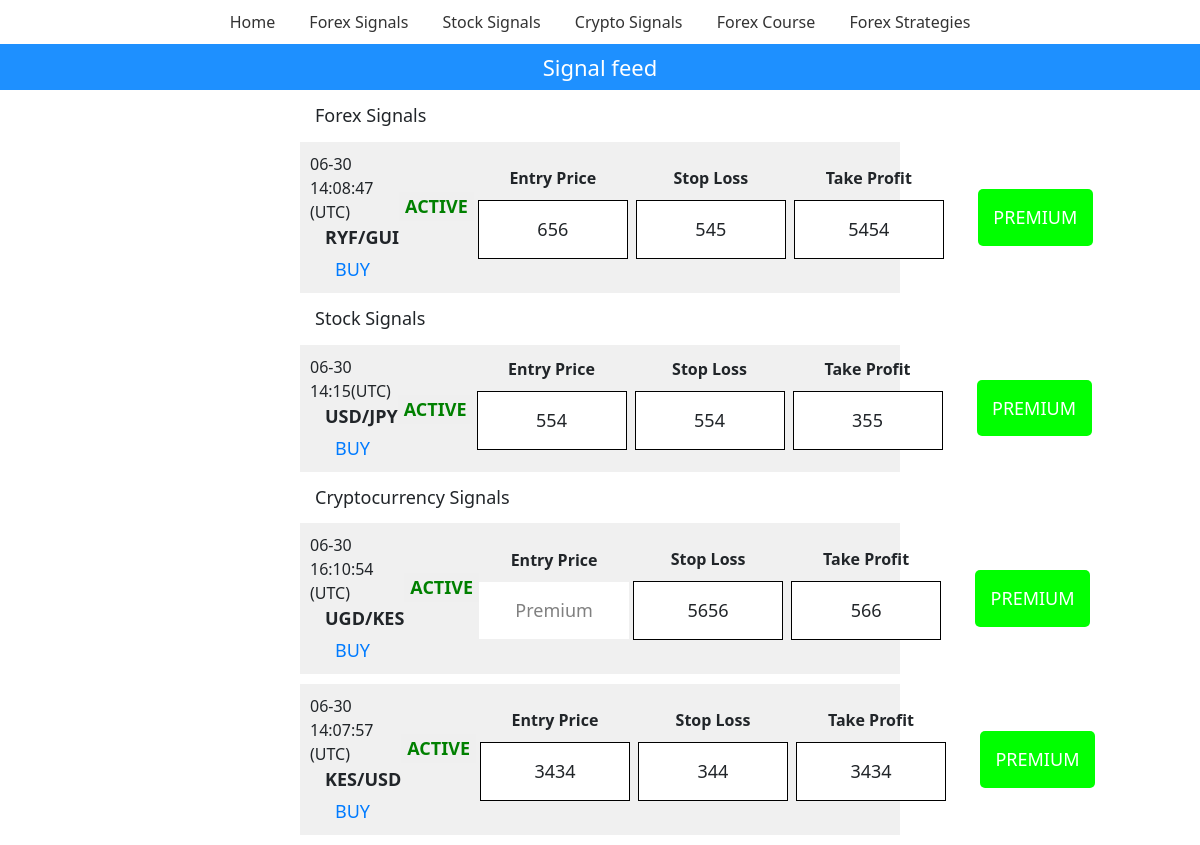
The app's page /, older data.
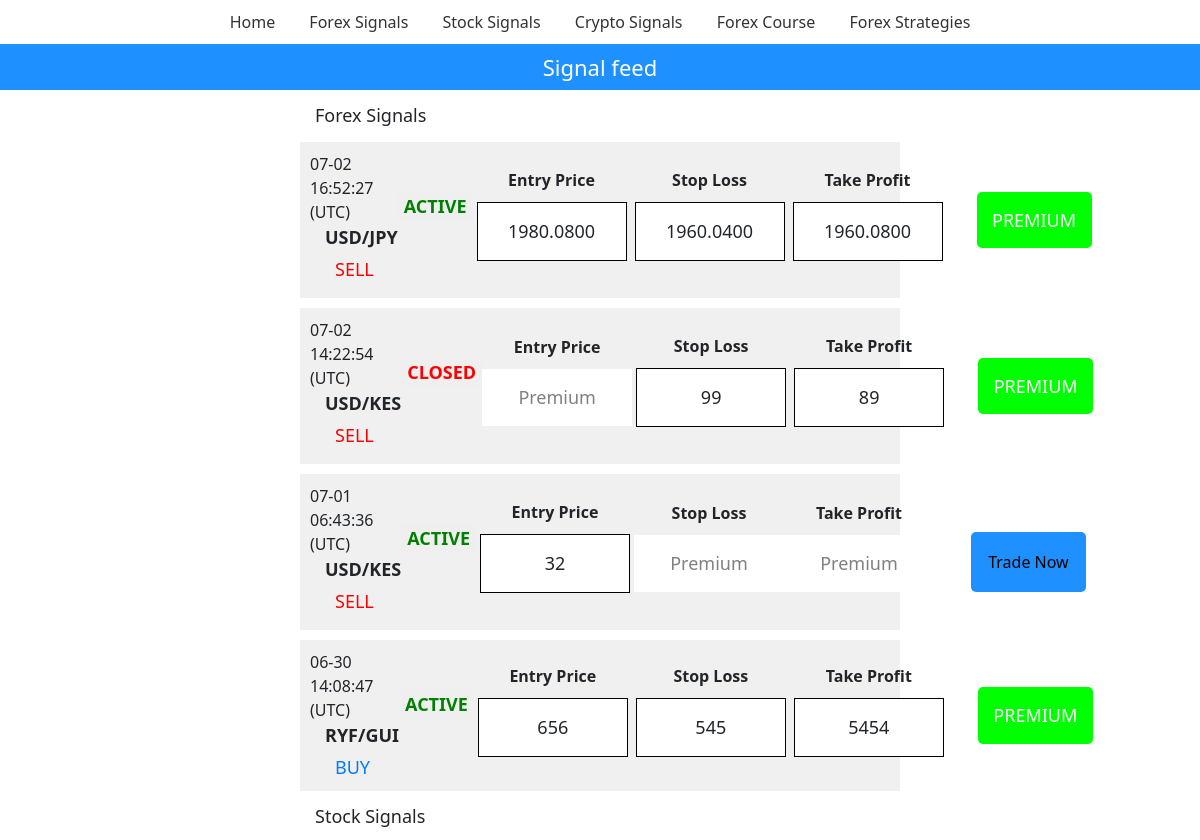
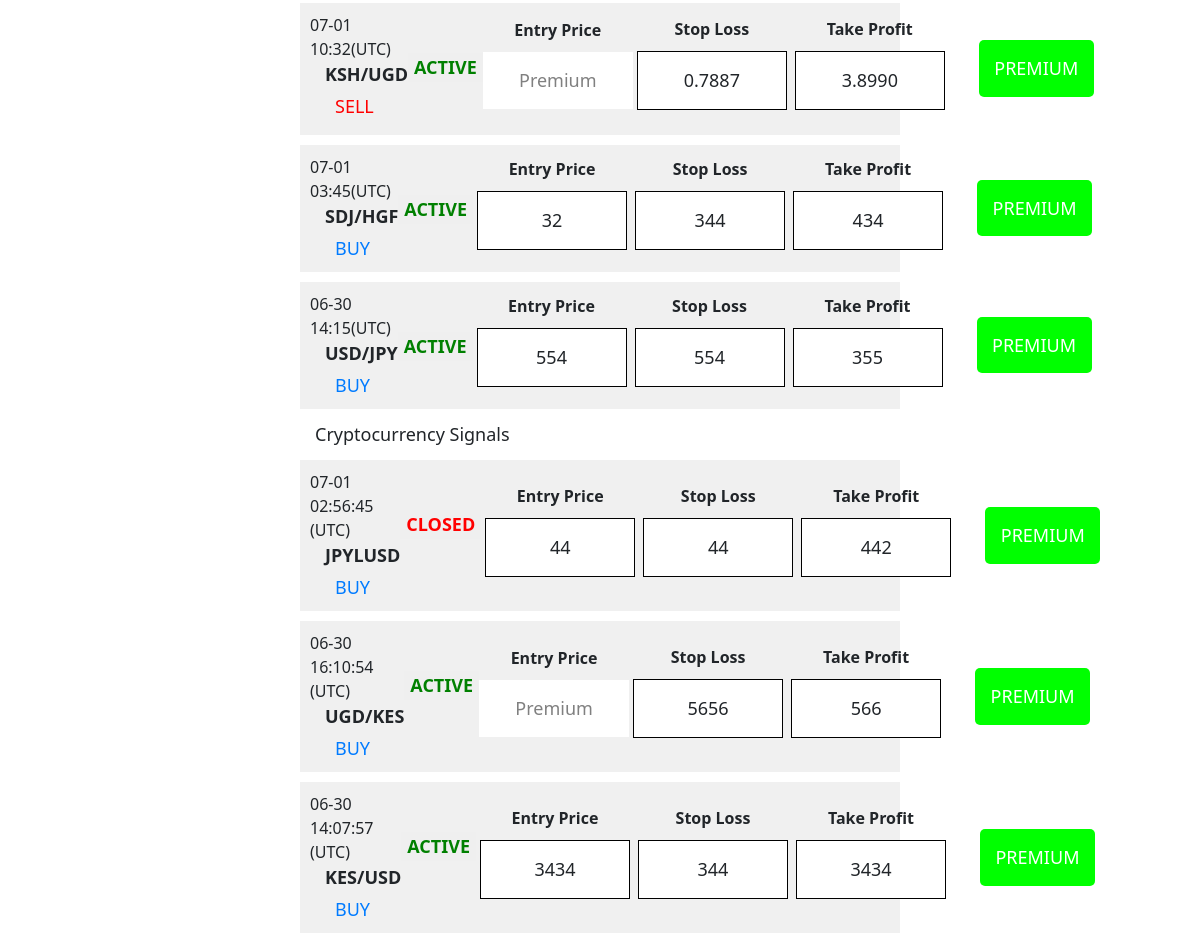
The same page, newer data (2 pictures, top to bottom).
### trade/models.py (models this page shows, shortened)
class TradeSignal(models.Model):
    CATEGORIES = (
        ('forex', 'Forex'),
        ('stock', 'Stock'),
        ('cryptocurrency', 'Cryptocurrency'),
    )
    currency = models.CharField(max_length=50)
    buy = models.BooleanField(default=False)
    sell = models.BooleanField(default=False)
    active = models.BooleanField(default=False)
    close_button_visible = models.BooleanField(default=False)
    entry_price = models.DecimalField(max_digits=20, decimal_places=10, null=True, default=None)
    entry_price_visible = models.BooleanField(default=False)
    take_profit = models.DecimalField(max_digits=20, decimal_places=10, null=True, default=None)
    stop_loss = models.DecimalField(max_digits=20, decimal_places=10, null=True, default=None)
    stop_loss_visible = models.BooleanField(default=False)
    take_profit_visible = models.BooleanField(default=False)
    trade_now_visible = models.BooleanField(default=False)
    created_at = models.DateTimeField(default=default_created_at)
    category = models.CharField(max_length=20, choices=CATEGORIES, default='forex')
    class Meta:
        app_label ='trade'

### trade/views.py (the view)
# urls.py: path('', views.index, name='index'),
def index(request):
    trade_signals = TradeSignal.objects.all()
    forex_signals = trade_signals.filter(category='forex')
    stock_signals = trade_signals.filter(category='stock')
    crypto_signals = trade_signals.filter(category='cryptocurrency')
    context = {
        'forex_signals': forex_signals,
        'stock_signals': stock_signals,
        'crypto_signals': crypto_signals,
    }
    return render(request, 'index.html', context)

### trade/templates/index.html (shortened to what this page needs)
{% extends 'base.html' %}
{% load static %}
{% block content %}
<link rel="stylesheet" href="https://cdn.jsdelivr.net/npm/bootstrap@5.2.3/dist/css/bootstrap.min.css">
<link rel="stylesheet" href="{% static 'style.css' %}">
<link rel="stylesheet" href="{% static 'mobile.css' %}">
<h3 class="signal-header">Signal feed</h3>
<div id="forex-signals-container" class="trade-signals-container">
  <h4 class="h4-signal">Forex Signals</h4>
  {% for trade_signal in forex_signals reversed %}
    <div class="trade-signal">
      <div class="column">
      <div class="signal-meta">
        <div class="timestamp">
          {{ trade_signal.created_at|date:'m-d H:i:s' }} (UTC)
        </div>
      </div>
      <div class="currency">{{ trade_signal.currency }}</div>
      <div class="action-container">
        {% if trade_signal.buy %}
        <div class="action-buy">BUY</div>
        {% endif %}
        {% if trade_signal.sell %}
        <div class="action-sell">SELL</div>
        {% endif %}
      </div>
    </div>
      <div class="close-button">
        {% if trade_signal.active %}
        <button class="active-btn">ACTIVE</button>
        {% else %}
        <button class="close-btn">CLOSED</button>
        {% endif %}
      </div>
      {% if trade_signal.entry_price_visible %}
      <div class="section">
        <div class="section-name entry-price-name">Entry Price</div>
        <div class="section-value entry-price-value">{{ trade_signal.entry_price|floatformat:"-4"}}</div>
      </div>
      {% else %}
      <div class="section">
        <div class="section-name entry-price-name">Entry Price</div>
        {% if user.is_authenticated %}
        <div class="section-value entry-price-value">{{ trade_signal.entry_price|floatformat:"-4"}}</div>
        {% else %}
        <div class="section-value entry-price-premium">Premium</div>
        {% endif %}
      </div>
      {% endif %}
      {% if trade_signal.stop_loss_visible %}
      <div class="section">
        <div class="section-name stop-loss-name">Stop Loss</div>
        <div class="section-value stop-loss-value">{{ trade_signal.stop_loss|floatformat:"-4" }}</div>
      </div>
      {% else %}
      <div class="section">
        <div class="section-name stop-loss-name">Stop Loss</div>
        {% if user.is_authenticated %}
        <div class="section-value stop-loss-value">{{ trade_signal.stop_loss|floatformat:"-4" }}</div>
        {% else %}
        <div class="section-value entry-price-premium">Premium</div>
        {% endif %}
      </div>
      {% endif %}
      {% if trade_signal.take_profit_visible %}
      <div class="section">
        <div class="section-name take-profit-name">Take Profit</div>
        <div class="section-value take-profit-value">{{ trade_signal.take_profit|floatformat:"-4" }}</div>
      </div>
      {% else %}
      <div class="section">
        <div class="section-name take-profit-name">Take Profit</div>
        {% if user.is_authenticated %}
        <div class="section-value take-profit-value">{{ trade_signal.take_profit|floatformat:"-4" }}</div>
        {% else %}
        <div class="section-value entry-price-premium">Premium</div>
        {% endif %}
      </div>
      {% endif %}
      {% if user.is_authenticated %}
      <div class="trade-button">
        <a href="{% url 'payment' %}">
        <button class="trade-butn">Trade Now</button>
    </a>
      </div>
      {% else %}
      {% if trade_signal.trade_now_visible %}
      <div class="trade-button">
        <a href="{% url 'payment' %}">
        <button class="trade-butn">Trade Now</button>
    </a>
      </div>
      {% else %}
      <div class="trade-button">
        <a href="{% url 'payment' %}">
            <button class="premium-btn">PREMIUM</button>
          </a>
      </div>
      {% endif %}
      {% endif %}
    </div>
    {% endfor %}
  </div>
  <div id="stock-signals-container" class="trade-signals-container">
  <h4 class="h4-signal">Stock Signals</h4>
  {% for trade_signal in stock_signals reversed %}
    <div class="trade-signal">
      <div class="column">
      <div class="signal-meta">
        <div class="timestamp">
          {{ trade_signal.created_at|date:'m-d H:i' }}(UTC)
        </div>
      </div>
      <div class="currency">{{ trade_signal.currency }}</div>
      <div class="action-container">
        {% if trade_signal.buy %}
        <div class="action-buy">BUY</div>
        {% endif %}
        {% if trade_signal.sell %}
        <div class="action-sell">SELL</div>
        {% endif %}
      </div>
    </div>
    <div class="close-button">
      {% if trade_signal.active %}
      <button class="active-btn">ACTIVE</button>
      {% else %}
      <button class="close-btn">CLOSED</button>
      {% endif %}
    </div>
      {% if trade_signal.entry_price_visible %}
      <div class="section">
        <div class="section-name entry-price-name">Entry Price</div>
        <div class="section-value entry-price-value">{{ trade_signal.entry_price|floatformat:"-4"}}</div>
      </div>
      {% else %}
      <div class="section">
        <div class="section-name entry-price-name">Entry Price</div>
        {% if user.is_authenticated %}
        <div class="section-value entry-price-value">{{ trade_signal.entry_price|floatformat:"-4"}}</div>
        {% else %}
        <div class="section-value entry-price-premium">Premium</div>
        {% endif %}
      </div>
      {% endif %}
      {% if trade_signal.stop_loss_visible %}
      <div class="section">
        <div class="section-name stop-loss-name">Stop Loss</div>
        <div class="section-value stop-loss-value">{{ trade_signal.stop_loss|floatformat:"-4"}}</div>
      </div>
      {% endif %}
      {% if trade_signal.take_profit_visible %}
      <div class="section">
        <div class="section-name take-profit-name">Take Profit</div>
        <div class="section-value take-profit-value">{{ trade_signal.take_profit|floatformat:"-4" }}</div>
      </div>
      {% endif %}
      {% if user.is_authenticated %}
      <div class="trade-button">
        <a href="{% url 'payment' %}">
        <button class="trade-butn">Trade Now</button>
    </a>
      </div>
      {% else %}
      {% if trade_signal.trade_now_visible %}
      <div class="trade-button">
        <a href="{% url 'payment' %}">
        <button class="trade-butn">Trade Now</button>
    </a>
      </div>
      {% else %}
      <div class="trade-button">
        <a href="{% url 'payment' %}">
            <button class="premium-btn">PREMIUM</button>
          </a>
      </div>
      {% endif %}
      {% endif %}
    </div>
    {% endfor %}
  </div>
  <div id="crypto-signals-container" class="trade-signals-container">
    <h4 class="h4-signal">Cryptocurrency Signals</h4>
  {% for trade_signal in crypto_signals reversed %}
    <div class="trade-signal">
      <div class="column">
      <div class="signal-meta">
        <div class="timestamp">
          {{ trade_signal.created_at|date:'m-d H:i:s' }} (UTC)
        </div>
      </div>
      <div class="currency">{{ trade_signal.currency }}</div>
      <div class="action-container">
        {% if trade_signal.buy %}
        <div class="action-buy">BUY</div>
        {% endif %}
      </div>
    </div>
      <div class="close-button">
        {% if trade_signal.active %}
        <button class="active-btn">ACTIVE</button>
        {% else %}
        <button class="close-btn">CLOSED</button>
        {% endif %}
      </div>
      {% if trade_signal.entry_price_visible %}
      <div class="section">
        <div class="section-name entry-price-name">Entry Price</div>
        <div class="section-value entry-price-value">{{ trade_signal.entry_price|floatformat:"-4"}}</div>
      </div>
      {% else %}
      <div class="section">
        <div class="section-name entry-price-name">Entry Price</div>
        {% if user.is_authenticated %}
        <div class="section-value entry-price-value">{{ trade_signal.entry_price|floatformat:"-4"}}</div>
        {% else %}
        <div class="section-value entry-price-premium">Premium</div>
        {% endif %}
      </div>
      {% endif %}
      {% if trade_signal.stop_loss_visible %}
      <div class="section">
        <div class="section-name stop-loss-name">Stop Loss</div>
        <div class="section-value stop-loss-value">{{ trade_signal.stop_loss|floatformat:"-4" }}</div>
      </div>
      {% endif %}
      {% if trade_signal.take_profit_visible %}
      <div class="section">
        <div class="section-name take-profit-name">Take Profit</div>
        <div class="section-value take-profit-value">{{ trade_signal.take_profit|floatformat:"-4" }}</div>
      </div>
      {% endif %}
      {% if user.is_authenticated %}
      <div class="trade-button">
        <a href="{% url 'payment' %}">
        <button class="trade-butn">Trade Now</button>
    </a>
      </div>
      {% else %}
      {% if trade_signal.trade_now_visible %}
      <div class="trade-button">
        <a href="{% url 'payment' %}">
        <button class="trade-butn">Trade Now</button>
    </a>
      </div>
      {% else %}
      <div class="trade-button">
        <a href="{% url 'payment' %}">
            <button class="premium-btn">PREMIUM</button>
          </a>
      </div>
      {% endif %}
      {% endif %}
    </div>
    {% endfor %}
  </div>
{% endblock %}

### trade/templates/base.html (shortened to what this page needs)
{% load static %}
<!DOCTYPE html>
<html lang="en">
<head>
    <link rel="stylesheet" href="{% static 'base.css' %}">
    <link rel="stylesheet" href="https://cdn.jsdelivr.net/npm/bootstrap@5.2.3/dist/css/bootstrap.min.css">
  </head>
<body>
<nav class="desktop-nav">
  <ul class="menu">
            <li id="home"><a href="/">Home</a></li>
            <li id="forex"><a href="#" onclick="showForexSignals(); return false;">Forex Signals</a></li>
            <li id="stock"><a href="#" onclick="showStockSignals(); return false;">Stock Signals</a></li>
            <li id="crypto"><a href="#" onclick="showCryptoSignals(); return false;">Crypto Signals</a></li>
            <li><a href="https://koji.to/k/8WuD">Forex Course</a></li>
            <li><a href="https://koji.to/k/8Y99">Forex Strategies</a></li>
        </ul>
    </nav>
    {% block content %}{% endblock %}
</body>
</html>

### trade/static/base.css (style rules this page uses)
nav ul.menu { list-style-type: none; margin: 0; padding: 0; text-align: center; }
nav ul.menu li { display: inline-block; text-align: center; }
nav ul.menu li a { display: block; padding: 10px 15px; text-decoration: none; color: #333; border-radius: 5px; }

### trade/static/style.css (style rules this page uses)
.signal-header { text-align: center; background-color: #1E90FF; color: white; padding: 10px; font-size: 22px; }
.h4-signal { font-size: 18px; margin: 15px; }
.trade-signals-container { margin-left: 300px; margin-right: 300px; }
.trade-signal { display: flex; align-items: center; justify-content: space-between; background-color: #F0F0F0; padding: 10px; margin-bottom: 10px; }
.currency { font-weight: bold; font-size: 18px; margin-left: 15px; }
.action-buy { margin-top: 5px; color: #007bff; font-size: 18px; margin-left: 25px; }
.action-sell { margin-top: 5px; margin-bottom: 5px; color: red; font-weight: 300; font-size: 18px; margin-left: 25px; }
.close-button { align-self: flex-start; }
.close-btn { border:none; color: red; font-size: 18px; font-weight: 800; margin-top: 40px; }
.active-btn { border:none; color: green; font-size: 18px; font-weight: 800; margin-top: 40px; }
.trade-button { text-align: right; margin-left: 30px; }
.trade-butn { background-color: #1E90FF; padding: 15px; color: black; font-size: 16px; border: none; border-radius: 5px; height: 60px; margin-top:20px; margin-left: 7px; width: 115px; }
.premium-btn { background-color: #00FF00; padding: 15px; color: white; font-size: 18px; border: none; border-radius: 5px; height: 1.5cm; font-weight: 400; cursor:pointer; width: 115px; }
.section { display: flex; flex-direction: column; align-items: center; text-align: center; margin-bottom: 10px; }
.section-name { font-weight: bold; }
.section-value { font-size: 18px; }
.entry-price-value { border: 1px solid black; background-color: white; padding: 15px; width: 150px; margin: 10px 4px 0 4px; }
.entry-price-premium { margin-top: 10px; border: 0.5px black; background-color: white; padding: 15px; width: 150px; color:grey; }
.stop-loss-value { margin-top: 10px; border: 1px solid black; background-color: white; padding: 15px; width: 150px; margin: 10px 4px 0 4px; }
.take-profit-value { margin-top: 10px; border: 1px solid black; background-color: white; padding: 15px; width: 150px; margin: 10px 4px 0 4px; }

Row changes from the older to the newer data that the page shows:
added TradeSignal: created_at "07-02 16:52:27", currency "USD/JPY", sell "SELL", active "ACTIVE", entry_price "1980.0800", stop_loss "1960.0400", take_profit "1960.0800", trade_now_visible "PREMIUM", shown under "Forex Signals"
added TradeSignal: created_at "07-02 14:22:54", currency "USD/KES", sell "SELL", active "CLOSED", entry_price_visible "Entry Price", stop_loss "99", take_profit "89", trade_now_visible "PREMIUM", shown under "Forex Signals"
added TradeSignal: created_at "07-01 06:43:36", currency "USD/KES", sell "SELL", active "ACTIVE", entry_price "32", stop_loss_visible "Stop Loss", take_profit_visible "Take Profit", trade_now_visible "Trade Now", shown under "Forex Signals"
added TradeSignal: created_at "07-01 10:32", currency "KSH/UGD", sell "SELL", active "ACTIVE", entry_price_visible "Entry Price", stop_loss "0.7887", take_profit "3.8990", trade_now_visible "PREMIUM", shown under "Stock Signals"
added TradeSignal: created_at "07-01 03:45", currency "SDJ/HGF", buy "BUY", active "ACTIVE", entry_price "32", stop_loss "344", take_profit "434", trade_now_visible "PREMIUM", shown under "Stock Signals"
added TradeSignal: created_at "07-01 02:56:45", currency "JPYLUSD", buy "BUY", active "CLOSED", entry_price "44", stop_loss "44", take_profit "442", trade_now_visible "PREMIUM", shown under "Cryptocurrency Signals"
